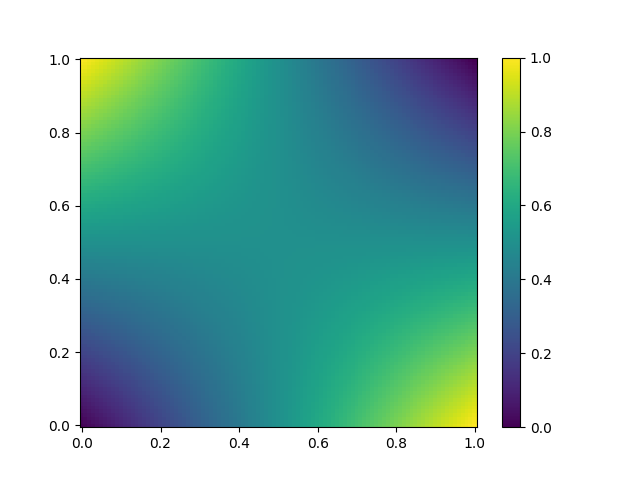

Python code for this plot:
#laplace equation by jacobi method
import numpy as np
import numpy as np
import matplotlib.pyplot as plt

def boundary_condition(x, y):
    if y == 0:
        return x
    elif y == 1:
        return 1-x
    elif x == 0:
        return y
    elif x == 1:
        return 1-y
    else:
        return 0

x = np.linspace(0, 1, 101)
y = np.linspace(0, 1, 101)
u = np.zeros((101, 101), dtype = float)

for i in range(101):
    for j in range(101):
        u[i, j] = boundary_condition(x[i], y[j])

diff = 1.0
trial = 0
while diff > 1e-6:
    u_new = u.copy()
    trial +=1

    u_new[1:-1, 1:-1] = (u[1:-1, 2:] + u[1:-1, 0:-2] + u[2:, 1:-1] + u[0:-2, 1:-1])/4
    # for i in range(1,100):
    #     for j in range(1,100):
    #         u_new[i,j] = 0.25*(u[i,j-1]+u[i,j+1]+u[i-1,j]+u[i+1,j])

    diff = min(diff, np.abs(u-u_new).max())
    print(trial, diff, np.abs(u-u_new).max())
    u = u_new


fig = plt.figure()
plt.pcolor(x, y, u)
plt.colorbar()
plt.show()
plt.savefig('pde1-1.png')
